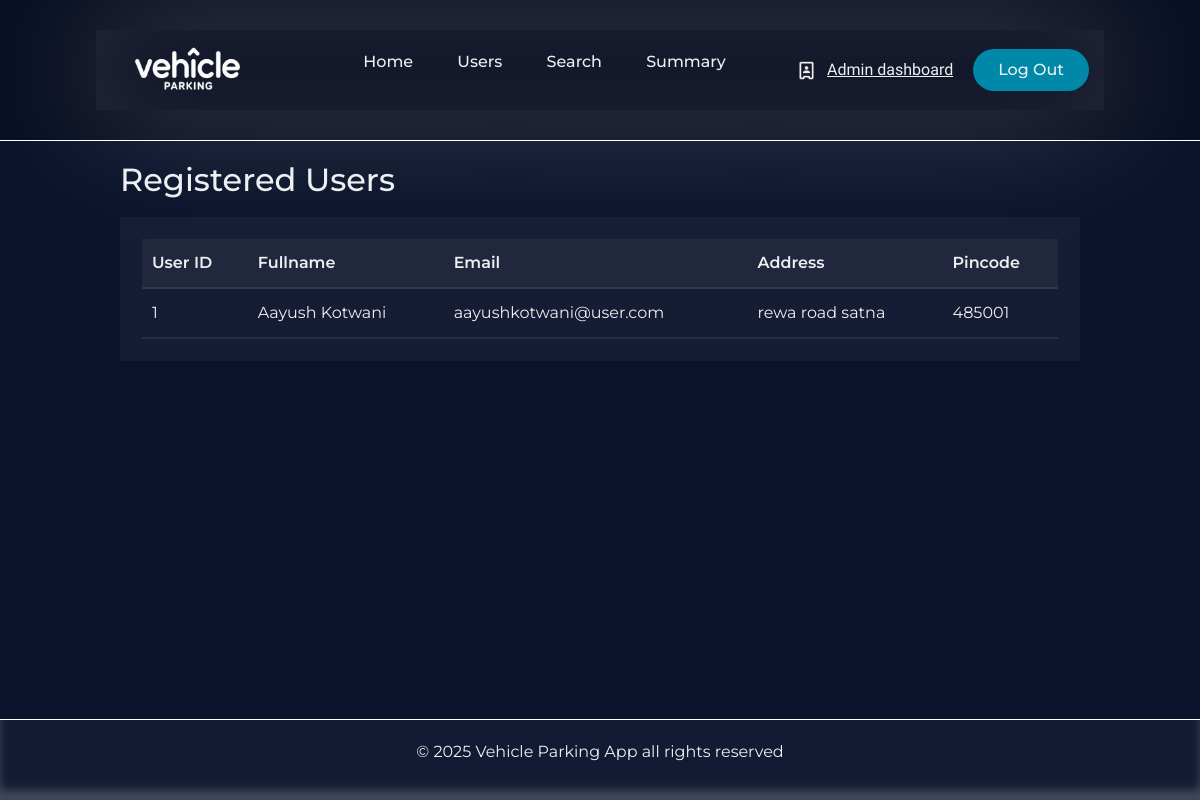
The app's page /user-details, older data.
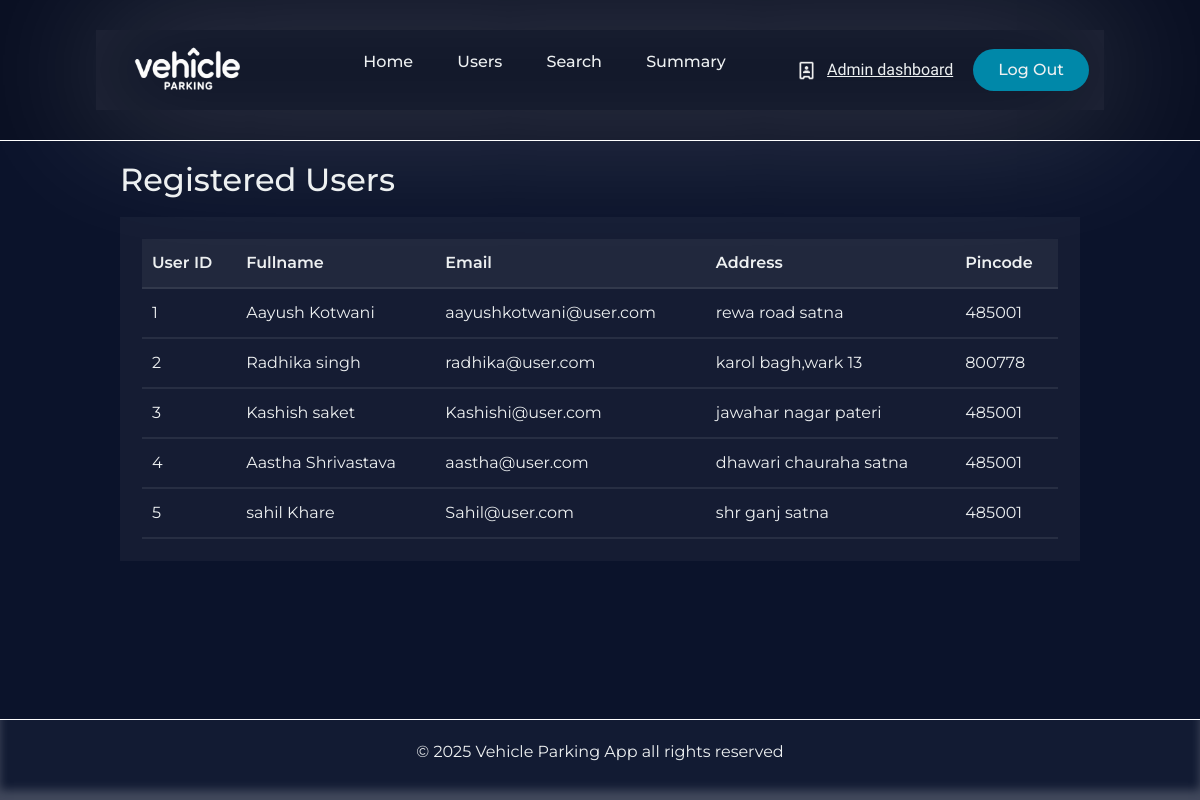
The same page, newer data.
### Application/models.py (models this page shows)
class User(db.Model):
    __tablename__='user'
    id=db.Column(db.Integer,primary_key=True)
    name=db.Column(db.String(80),nullable=False)
    email=db.Column(db.String(150),unique=True,nullable=False)
    password=db.Column(db.String(512),nullable=False)
    address=db.Column(db.String(250),nullable=False)
    pincode=db.Column(db.String(6),nullable=False)
    role=db.Column(db.String(10),default='user',nullable=False)
    record=db.relationship('Parkingrecords',backref='user',lazy=True)

### Application/controllers.py (the view)
@app.route('/user-details')
def user_details():
    user_details=User.query.filter_by(role='user').all()
    return render_template('user_details.html',user_details=user_details)

### templates/user_details.html (shortened to what this page needs)
{% extends 'admin_base.html' %}
{% block content %}
<div class="parkinglot-table-heading-container">
                    <h2>Registered Users</h2>
                </div>
                <div class="parkinglot-table-container">
                  <table class="parkinglot-table">
                        <thead>
                          <tr>
                              <th>User ID</th>
                              <th>Fullname</th>
                              <th>Email</th>
                              <th>Address</th>
                              <th>Pincode</th>
                          </tr>
                        </thead>
                        <tbody>
                         {% for user in user_details %}
                        <tr>
                            <td>{{user.id}}</td>
                            <td>{{user.name}}</td>
                            <td>{{user.email}}</td>
                            <td>{{user.address}}</td>
                            <td>{{user.pincode}}</td>
                        </tr>
                        {% endfor %}
                    </tbody>
                  </table>
                </div>
{% endblock %}

Row changes from the older to the newer data that the page shows:
added User: id "2", name "Radhika singh", email "radhika@user.com", address "karol bagh,wark 13", pincode "800778"
added User: id "3", name "Kashish saket", email "Kashishi@user.com", address "jawahar nagar pateri", pincode "485001"
added User: id "4", name "Aastha Shrivastava", email "aastha@user.com", address "dhawari chauraha satna", pincode "485001"
added User: id "5", name "sahil Khare", email "Sahil@user.com", address "shr ganj satna", pincode "485001"
